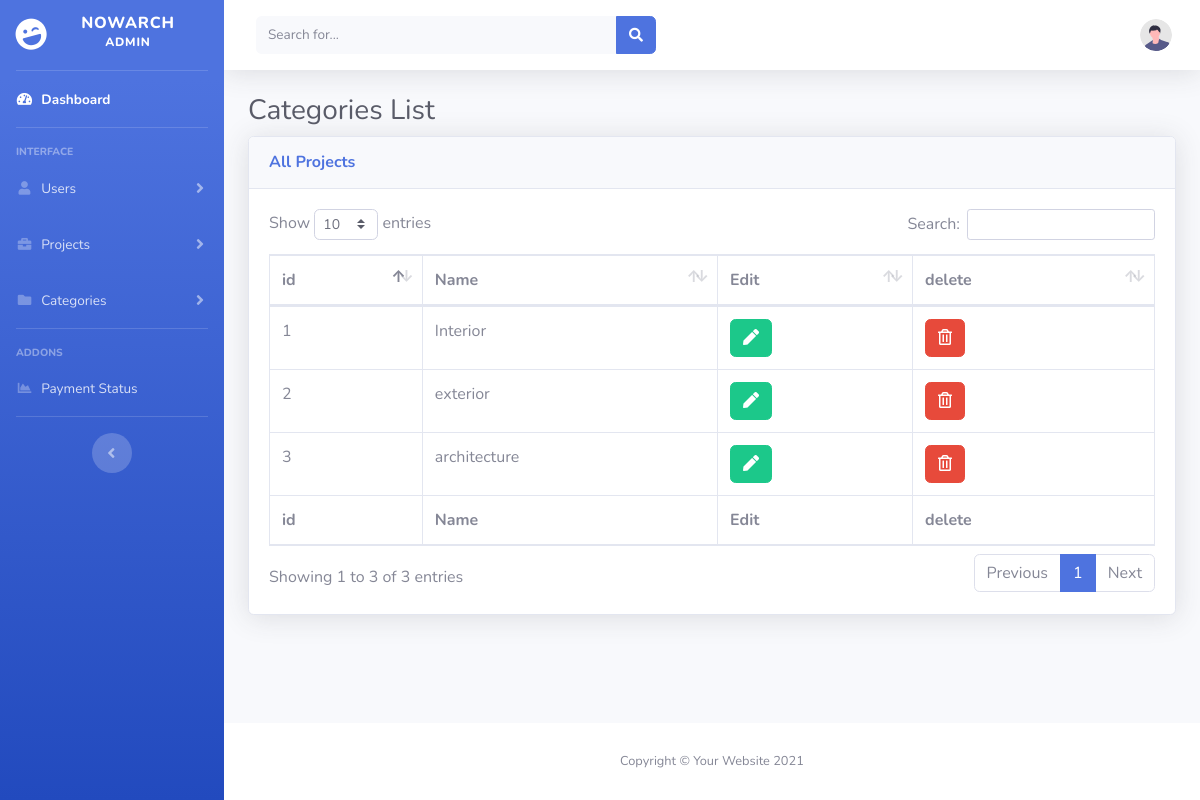
Page /admin/cate.php on the committed database.
### tables this page shows
CREATE TABLE `categories` (
  `cid` int(11) NOT NULL,
  `cname` varchar(50) NOT NULL
);

### admin/cate.php (the view, shortened to what this page needs)
<?php
    include('includes/header.php');
    include('includes/navbar.php');
	include('includes/menu.php');
    $connection = mysqli_connect("localhost","root","","arch");
	$query = "SELECT * FROM categories c";
	$query_run = mysqli_query($connection,$query);
?>
<div class="container-fluid">
<h1 class="h3 mb-2 text-gray-800">Categories List</h1>
<div class="card shadow mb-4">
    <div class="card-header py-3">
        <h6 class="m-0 font-weight-bold text-primary">All Projects</h6>
    </div>
    <div class="card-body">
        <div class="table-responsive">
            <table class="table table-bordered" id="dataTable" width="100%" cellspacing="0">
                <thead>
                    <tr>
                    <th>id</th>
                        <th>Name</th>
                        <th>Edit</th>
                        <th>delete</th>
                    </tr>
                </thead>
                <tfoot>
                    <tr>
                         <th>id</th>
                        <th>Name</th>
                        <th>Edit</th>
                        <th>delete</th>
                    </tr>
                </tfoot>
                <tbody>
                <?php
				if(mysqli_num_rows($query_run)>0)
				{
					while($row = mysqli_fetch_assoc($query_run))
					{
                        $q = "SELECT * FROM  categories c ";
	                    $qrun = mysqli_query($connection,$q);
						?>
							<tr>
							<td><?php echo $row ['cid'] ?> </td>
    						<td><?php echo $row ['cname'] ?> </td>
                            <td>
								<form action="editcate.php" method="POST">
								<button  type="submit" name="edit_btn" class="btn btn-success">
								<i class="fa fa-pen"> </i></button>
								</form>
							</td>
							<td>
								<form action="deletecate.php"method="post">
								<button type="submit" name="delete_btn" class="btn btn-danger">
								<i class="far fa-trash-alt"> </i></button>
								</form>
							</td>
                            </tr>
                        <?php
                    }
                }
                ?>
                </tbody>
            </table>
        </div>
    </div>
</div>
</div>
</div>
<?php
    include('includes/scripts.php');
    include('includes/footer.php');
?>

### rows in the picture
categories: cid "1", cname "Interior"
categories: cid "2", cname "exterior"
categories: cid "3", cname "architecture"
